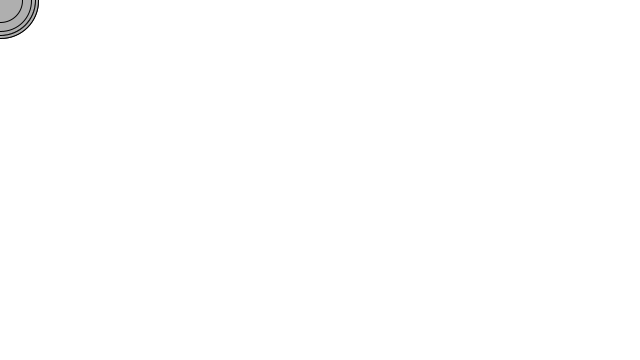
Frame 1 (no input)
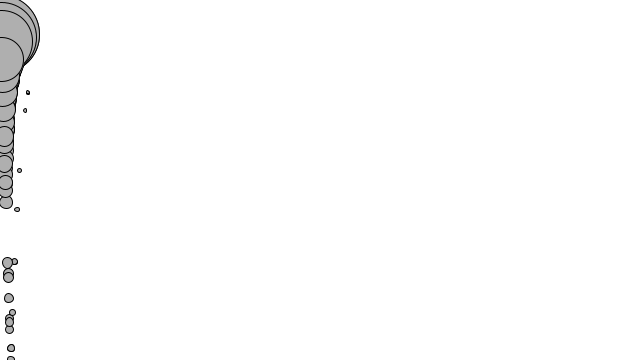
Frame 60 (the mouse pressed at the canvas centre just before this capture)
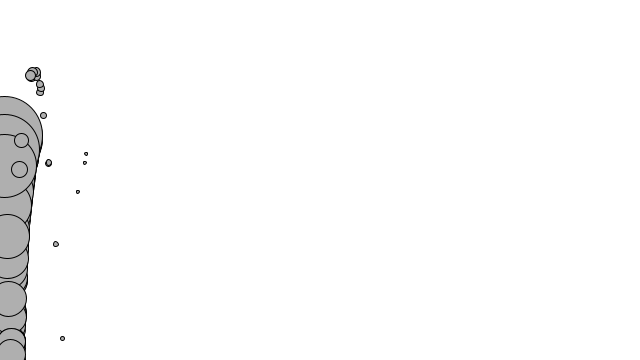
Frame 120 (the mouse held since frame 60 and released just before this capture)

The Processing sketch that drew these frames (run headless with seeded random() and noise(); from frame 60 on, the mouse is pressed at the canvas centre):

// Processing sketch: mover_sample
// ── mover_sample.pde
Mover[] movers = new Mover[100];

void setup(){
  size(640, 360);
  background(255);
  for (int i = 0; i < movers.length; i++){
    movers[i] = new Mover(random(0.1,5) ,0 ,0);
  }
}

void draw(){
  background(255);
  
  PVector wind = new PVector(0.003, 0);
  PVector gravity = new PVector(0, 0.1);
  
  for (int i = 0; i < movers.length; i++){
    
    float c = 0.01;
    PVector friction = movers[i].velocity.get();
    friction.mult(-1);
    friction.normalize();
    friction.mult(c);
    movers[i].applyForce(friction);
    movers[i].applyForce(wind);
    movers[i].applyForce(gravity);
    movers[i].update();
    movers[i].checkEdge();
    movers[i].display();
  }
}
// ── Mover.pde
class Mover{
  
  PVector location;
  PVector velocity;
  PVector acceleration;
  float mass;
  
  Mover(float m, float x, float y){
    mass = m;
    location = new PVector(x, y);
    velocity = new PVector(0, 0);
    acceleration = new PVector(0, 0);
  }
  
  void applyForce(PVector force){
    PVector f = PVector.div(force,mass);
    acceleration.add(f);
  }
  
  void update(){
    velocity.add(acceleration);
    location.add(velocity);
    acceleration.mult(0);
  }
  
  void display(){
    stroke(0);
    fill(175);
    ellipse(location.x, location.y, mass*16, mass*16);
  }
  
  void checkEdge(){
    if (location.x > width){
      location.x = width;
      velocity.x *= -1;
    }else if (location.x < 0){
      velocity.x *= -1;
      location.x = 0;
    }
    
    if (location.y > height){
      velocity.y *= -1;
      location.y = height;
    }
  }
}
